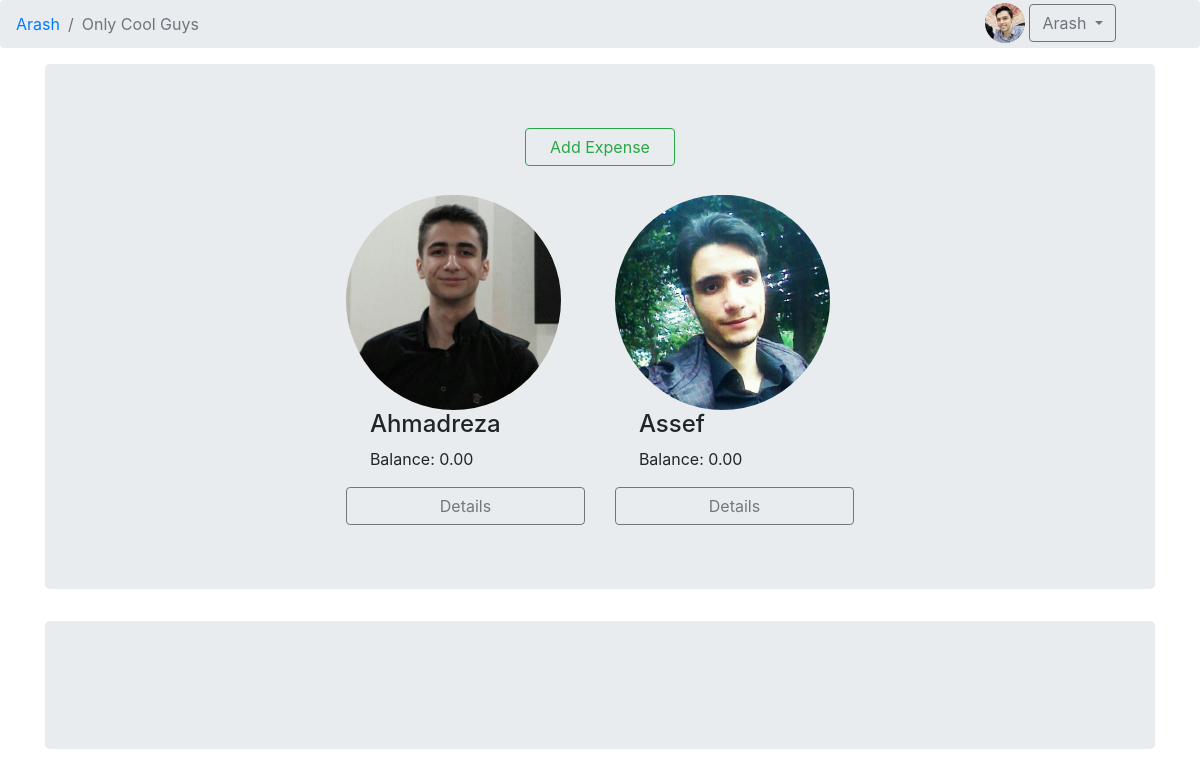
The app's page /guys/view (signed in) with its own data.
### main/models.py (models this page shows, shortened)
class Account(models.Model):
    user = models.OneToOneField(User, on_delete=models.CASCADE)
    profile_picture = models.ImageField(
        upload_to='main/static/img/profile_pictures', blank=True)
    def get_add_url(self):
        return f"/add-group"
    def get_absolute_url(self):
        return f"{self.user.get_username()}"
    def get_profile_picture_address(self):
        return self.profile_picture.url[4:]

class Group(models.Model):
    group_id = models.SlugField(max_length=20, unique=True)
    group_name = models.CharField(max_length=20)
    admin_fk = models.ForeignKey(Account, on_delete=models.CASCADE)
    group_picture = models.ImageField(
        upload_to='main/static/img/group_pictures', blank=True)

class GroupMember(models.Model):
    group_fk = models.ForeignKey(Group, on_delete=models.CASCADE)
    member_fk = models.ForeignKey(Account, on_delete=models.CASCADE)
    balance = models.FloatField(default=0)

### main/views.py (the view)
# urls.py: path('<slug:group_id>/view', views.group_view),
@login_required(login_url='/login')
def group_view(request, group_id):
    if request.method == 'POST':
        try:
            member_id = request.POST['member_id']
            group = Group.objects.get(group_id=group_id)
            member = Account.objects.get(
                user=User.objects.get(username=member_id))
            GroupMember.objects.create(group_fk=group, member_fk=member)
            expenses = Expense.objects.filter(group_fk=group)
            for expense in expenses:
                ExpenseRatio.objects.create(
                    expense_fk=expense, member_fk=member)
            return redirect(group_view, group_id=group_id)
        except Exception:
            title = 'Add New Member Error'
    else:
        title = 'Group'
    template_name = 'group.html'
    group = Group.objects.get(group_id=group_id)
    account = Account.objects.get(user=request.user)
    members = GroupMember.objects.filter(group_fk=group)
    expenses = Expense.objects.filter(group_fk=group)
    balance_details = BalanceDetail.objects.filter(group_fk=group)
    ratioes_list = []
    for expense in expenses:
        ratioes = ExpenseRatio.objects.filter(expense_fk=expense)
        ratioes_list.append(ratioes)
    details = {}
    for member in members:
        temp = {}
        for balance_detail in balance_details:
            if balance_detail.debtor_fk == member.member_fk:
                temp[balance_detail.creditor_fk.user.username] = balance_detail.amount
            elif balance_detail.creditor_fk == member.member_fk:
                temp[balance_detail.debtor_fk.user.username] = balance_detail.amount
        details[member.member_fk.user.username] = temp
    context = {'title': title, 'group': group,
               'members': members, 'account': account,
               'expenses': expenses, 'details': details,
               'ratioes_list': ratioes_list}
    return render(request, template_name, context)

### main/templates/group.html (shortened to what this page needs)
{% extends "base.html" %}
{% load static %}
{% block navbar %}
{% include 'breadcumber.html' %}
{% endblock %}
{% block content %}
<main role="main" class="container">
    <div class="jumbotron">
        <div class="row justify-content-center">
            <div class="col col-10 col-md-2">
                <button class="btn btn-outline-success" style="width: 100%;" data-toggle="modal"
                    data-target="#addExpense">Add
                    Expense</button>
            </div>
        </div>
        <div class="row justify-content-center">
            {% for member in members %}
            <div class="col col-12 col-sm-6 col-md-4 col-lg-3">
                {% if member.member_fk.profile_picture %}
                <img class="rounded-circle" src="{{ member.member_fk.get_profile_picture_address }}"
                    style="width: 90%; padding-top: 2%;">
                {% else %}
                <img class="rounded-circle" src="{% static 'img/default-profile-picture.png' %}"
                    style="width: 90%; padding-top: 2%;">
                </img>
                {% endif %}
                <h4 style="padding-left: 10%;">{{ member.member_fk.user.first_name }}</h4>
                <p style="padding-left: 10%;">Balance: {{ member.balance|floatformat:2 }}</p>
                {% if member.balance > 0.009 %}
                <button style="width: 100%;" class="btn btn-outline-primary" type="button" data-toggle="collapse"
                    data-target="#{{ member.member_fk.user.username }}" aria-expanded="false"
                    aria-controls="{{ member.member_fk.user.username }}">
                    Details
                </button>
                {% elif member.balance < -0.009 %}
                <button style="width: 100%;" class="btn btn-outline-primary" type="button" data-toggle="collapse"
                    data-target="#{{ member.member_fk.user.username }}" aria-expanded="false"
                    aria-controls="{{ member.member_fk.user.username }}">
                    Details
                </button>
                {% else %}
                <button style="width: 100%;" class="btn btn-outline-dark" type="button" data-toggle="collapse"
                    data-target="#{{ member.member_fk.user.username }}" aria-expanded="false"
                    aria-controls="{{ member.member_fk.user.username }}" disabled>
                    Details
                </button>
                {% endif %}
            </div>
            {% endfor %}
        </div>
    </div>
    <div class="jumbotron">
        </div>
</main>
{% endblock %}

### main/templates/breadcumber.html (shortened to what this page needs)
{% load static %}
<div class="dropdown" style="position: absolute; right: 7%; padding-top: 3px;">
    {% if account.profile_picture %}
    <img src="{{ account.get_profile_picture_address }}" class="rounded-circle" width="40" height="40"></img>
    {% else %}
    <img src="{% static 'img/default-profile-picture.png' %}" class="rounded-circle" width="40" height="40"></img>
    {% endif %}
    <button type="button" class="btn btn-outline-secondary dropdown-toggle" data-toggle="dropdown" aria-haspopup="true"
        aria-expanded="false">
        {{account.user.get_short_name}}
    </button>
</div>
<nav aria-label="breadcrumb">
    <ol class="breadcrumb">
        {% if group %}
        <li class="breadcrumb-item"><a href="/{{account.get_absolute_url}}">{{account.user.get_short_name}}</a></li>
        <li class="breadcrumb-item active" aria-current="page">{{group.group_name}}</li>
        {% else %}
        <li class="breadcrumb-item active" aria-current="page">{{account.user.get_short_name}}</li>
        {% endif %}
    </ol>
</nav>

### records on screen
Account: get_profile_picture_address (picture), user.get_short_name "Arash"
Group: group_name "Only Cool Guys"
GroupMember: member_fk.get_profile_picture_address (picture), member_fk.user.first_name "Ahmadreza", balance "0.00"
GroupMember: member_fk.get_profile_picture_address (picture), member_fk.user.first_name "Assef", balance "0.00"
